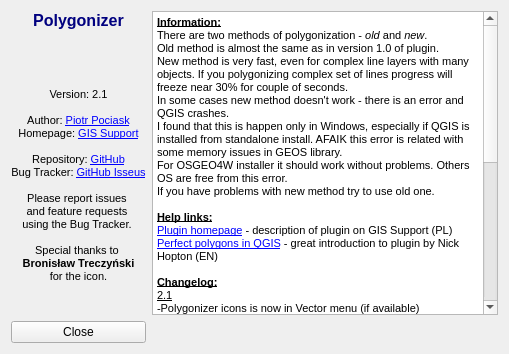
<?xml version="1.0" encoding="UTF-8"?>
<ui version="4.0">
 <class>frmAbout</class>
 <widget class="QWidget" name="frmAbout">
  <property name="windowModality">
   <enum>Qt::ApplicationModal</enum>
  </property>
  <property name="geometry">
   <rect>
    <x>0</x>
    <y>0</y>
    <width>509</width>
    <height>354</height>
   </rect>
  </property>
  <property name="windowTitle">
   <string>About</string>
  </property>
  <layout class="QGridLayout" name="gridLayout">
   <item row="0" column="0">
    <widget class="QLabel" name="label">
     <property name="text">
      <string>&lt;!DOCTYPE HTML PUBLIC &quot;-//W3C//DTD HTML 4.0//EN&quot; &quot;http://www.w3.org/TR/REC-html40/strict.dtd&quot;&gt;
&lt;html&gt;&lt;head&gt;&lt;meta name=&quot;qrichtext&quot; content=&quot;1&quot; /&gt;&lt;style type=&quot;text/css&quot;&gt;
p, li { white-space: pre-wrap; }
&lt;/style&gt;&lt;/head&gt;&lt;body style=&quot; font-family:'MS Shell Dlg 2'; font-size:8.25pt; font-weight:400; font-style:normal;&quot;&gt;
&lt;p style=&quot; margin-top:0px; margin-bottom:0px; margin-left:0px; margin-right:0px; -qt-block-indent:0; text-indent:0px;&quot;&gt;&lt;span style=&quot; font-size:12pt; font-weight:600; color:#00007f;&quot;&gt;Polygonizer&lt;/span&gt;&lt;/p&gt;
&lt;p style=&quot;-qt-paragraph-type:empty; margin-top:0px; margin-bottom:0px; margin-left:0px; margin-right:0px; -qt-block-indent:0; text-indent:0px; font-size:12pt; font-weight:600; color:#00007f;&quot;&gt;&lt;/p&gt;
&lt;p style=&quot; margin-top:0px; margin-bottom:0px; margin-left:0px; margin-right:0px; -qt-block-indent:0; text-indent:0px;&quot;&gt;&lt;img src=&quot;:/plugins/polygonizer/icon.png&quot; /&gt;&lt;/p&gt;
&lt;p style=&quot;-qt-paragraph-type:empty; margin-top:0px; margin-bottom:0px; margin-left:0px; margin-right:0px; -qt-block-indent:0; text-indent:0px; font-size:8pt;&quot;&gt;&lt;/p&gt;
&lt;p style=&quot;-qt-paragraph-type:empty; margin-top:0px; margin-bottom:0px; margin-left:0px; margin-right:0px; -qt-block-indent:0; text-indent:0px; font-size:8pt;&quot;&gt;&lt;/p&gt;
&lt;p style=&quot; margin-top:0px; margin-bottom:0px; margin-left:0px; margin-right:0px; -qt-block-indent:0; text-indent:0px;&quot;&gt;&lt;span style=&quot; font-size:8pt;&quot;&gt;Version: 2.1&lt;/span&gt;&lt;/p&gt;
&lt;p style=&quot;-qt-paragraph-type:empty; margin-top:0px; margin-bottom:0px; margin-left:0px; margin-right:0px; -qt-block-indent:0; text-indent:0px; font-size:8pt;&quot;&gt;&lt;/p&gt;
&lt;p style=&quot; margin-top:0px; margin-bottom:0px; margin-left:0px; margin-right:0px; -qt-block-indent:0; text-indent:0px;&quot;&gt;&lt;span style=&quot; font-size:8pt;&quot;&gt;Author: &lt;/span&gt;&lt;a href=&quot;mailto:opengis84@gmail.com&quot;&gt;&lt;span style=&quot; font-size:8pt; text-decoration: underline; color:#0000ff;&quot;&gt;Piotr Pociask&lt;/span&gt;&lt;/a&gt;&lt;/p&gt;
&lt;p style=&quot; margin-top:0px; margin-bottom:0px; margin-left:0px; margin-right:0px; -qt-block-indent:0; text-indent:0px;&quot;&gt;&lt;span style=&quot; font-size:8pt;&quot;&gt;Homepage: &lt;/span&gt;&lt;a href=&quot;http://gis-support.pl&quot;&gt;&lt;span style=&quot; font-size:8pt; text-decoration: underline; color:#0000ff;&quot;&gt;GIS Support&lt;/span&gt;&lt;/a&gt;&lt;/p&gt;
&lt;p style=&quot;-qt-paragraph-type:empty; margin-top:0px; margin-bottom:0px; margin-left:0px; margin-right:0px; -qt-block-indent:0; text-indent:0px; font-size:8pt; text-decoration: underline; color:#0000ff;&quot;&gt;&lt;/p&gt;
&lt;p style=&quot; margin-top:0px; margin-bottom:0px; margin-left:0px; margin-right:0px; -qt-block-indent:0; text-indent:0px;&quot;&gt;&lt;span style=&quot; font-size:8pt; color:#000000;&quot;&gt;Repository: &lt;/span&gt;&lt;a href=&quot;https://github.com/p0cisk/Polygonizer&quot;&gt;&lt;span style=&quot; font-size:8pt; text-decoration: underline; color:#0000ff;&quot;&gt;GitHub&lt;/span&gt;&lt;/a&gt;&lt;/p&gt;
&lt;p style=&quot; margin-top:0px; margin-bottom:0px; margin-left:0px; margin-right:0px; -qt-block-indent:0; text-indent:0px;&quot;&gt;&lt;span style=&quot; font-size:8pt;&quot;&gt;Bug Tracker: &lt;/span&gt;&lt;a href=&quot;https://github.com/p0cisk/Polygonizer/issues&quot;&gt;&lt;span style=&quot; font-size:8pt; text-decoration: underline; color:#0000ff;&quot;&gt;GitHub Isseus&lt;/span&gt;&lt;/a&gt;&lt;/p&gt;
&lt;p style=&quot;-qt-paragraph-type:empty; margin-top:0px; margin-bottom:0px; margin-left:0px; margin-right:0px; -qt-block-indent:0; text-indent:0px; font-size:8pt; color:#000000;&quot;&gt;&lt;/p&gt;
&lt;p style=&quot; margin-top:0px; margin-bottom:0px; margin-left:0px; margin-right:0px; -qt-block-indent:0; text-indent:0px;&quot;&gt;&lt;span style=&quot; font-size:8pt;&quot;&gt;Please report issues &lt;/span&gt;&lt;/p&gt;
&lt;p style=&quot; margin-top:0px; margin-bottom:0px; margin-left:0px; margin-right:0px; -qt-block-indent:0; text-indent:0px;&quot;&gt;&lt;span style=&quot; font-size:8pt;&quot;&gt;and feature requests &lt;/span&gt;&lt;/p&gt;
&lt;p style=&quot; margin-top:0px; margin-bottom:0px; margin-left:0px; margin-right:0px; -qt-block-indent:0; text-indent:0px;&quot;&gt;&lt;span style=&quot; font-size:8pt;&quot;&gt;using the Bug Tracker. &lt;/span&gt;&lt;/p&gt;
&lt;p style=&quot;-qt-paragraph-type:empty; margin-top:0px; margin-bottom:0px; margin-left:0px; margin-right:0px; -qt-block-indent:0; text-indent:0px; font-size:8pt;&quot;&gt;&lt;/p&gt;
&lt;p style=&quot; margin-top:0px; margin-bottom:0px; margin-left:0px; margin-right:0px; -qt-block-indent:0; text-indent:0px;&quot;&gt;&lt;span style=&quot; font-size:8pt;&quot;&gt;Special thanks to &lt;/span&gt;&lt;/p&gt;
&lt;p style=&quot; margin-top:0px; margin-bottom:0px; margin-left:0px; margin-right:0px; -qt-block-indent:0; text-indent:0px;&quot;&gt;&lt;span style=&quot; font-size:8pt; font-weight:600;&quot;&gt;Bronisław Treczyński&lt;/span&gt;&lt;/p&gt;
&lt;p style=&quot; margin-top:0px; margin-bottom:0px; margin-left:0px; margin-right:0px; -qt-block-indent:0; text-indent:0px;&quot;&gt;&lt;span style=&quot; font-size:8pt;&quot;&gt;for the icon.&lt;/span&gt;&lt;/p&gt;&lt;/body&gt;&lt;/html&gt;</string>
     </property>
     <property name="alignment">
      <set>Qt::AlignHCenter|Qt::AlignTop</set>
     </property>
     <property name="openExternalLinks">
      <bool>true</bool>
     </property>
    </widget>
   </item>
   <item row="1" column="0">
    <widget class="QPushButton" name="pushButton">
     <property name="text">
      <string>Close</string>
     </property>
    </widget>
   </item>
   <item row="0" column="1">
    <widget class="QTextBrowser" name="textBrowser">
     <property name="html">
      <string>&lt;!DOCTYPE HTML PUBLIC &quot;-//W3C//DTD HTML 4.0//EN&quot; &quot;http://www.w3.org/TR/REC-html40/strict.dtd&quot;&gt;
&lt;html&gt;&lt;head&gt;&lt;meta name=&quot;qrichtext&quot; content=&quot;1&quot; /&gt;&lt;style type=&quot;text/css&quot;&gt;
p, li { white-space: pre-wrap; }
&lt;/style&gt;&lt;/head&gt;&lt;body style=&quot; font-family:'MS Shell Dlg 2'; font-size:8.25pt; font-weight:400; font-style:normal;&quot;&gt;
&lt;p style=&quot; margin-top:0px; margin-bottom:0px; margin-left:0px; margin-right:0px; -qt-block-indent:0; text-indent:0px;&quot;&gt;&lt;span style=&quot; font-size:8pt; font-weight:600; text-decoration: underline;&quot;&gt;Information:&lt;/span&gt;&lt;/p&gt;
&lt;p style=&quot; margin-top:0px; margin-bottom:0px; margin-left:0px; margin-right:0px; -qt-block-indent:0; text-indent:0px;&quot;&gt;&lt;span style=&quot; font-size:8pt;&quot;&gt;There are two methods of polygonization - &lt;/span&gt;&lt;span style=&quot; font-size:8pt; font-style:italic;&quot;&gt;old&lt;/span&gt;&lt;span style=&quot; font-size:8pt;&quot;&gt; and &lt;/span&gt;&lt;span style=&quot; font-size:8pt; font-style:italic;&quot;&gt;new&lt;/span&gt;&lt;span style=&quot; font-size:8pt;&quot;&gt;.&lt;/span&gt;&lt;/p&gt;
&lt;p style=&quot; margin-top:0px; margin-bottom:0px; margin-left:0px; margin-right:0px; -qt-block-indent:0; text-indent:0px;&quot;&gt;&lt;span style=&quot; font-size:8pt;&quot;&gt;Old method is almost the same as in version 1.0 of plugin.&lt;/span&gt;&lt;/p&gt;
&lt;p style=&quot; margin-top:0px; margin-bottom:0px; margin-left:0px; margin-right:0px; -qt-block-indent:0; text-indent:0px;&quot;&gt;&lt;span style=&quot; font-size:8pt;&quot;&gt;New method is very fast, even for complex line layers with many objects. If you polygonizing complex set of lines progress will freeze near 30% for couple of seconds.&lt;/span&gt;&lt;/p&gt;
&lt;p style=&quot; margin-top:0px; margin-bottom:0px; margin-left:0px; margin-right:0px; -qt-block-indent:0; text-indent:0px;&quot;&gt;&lt;span style=&quot; font-size:8pt;&quot;&gt;In some cases new method doesn't work - there is an error and QGIS crashes.&lt;/span&gt;&lt;/p&gt;
&lt;p style=&quot; margin-top:0px; margin-bottom:0px; margin-left:0px; margin-right:0px; -qt-block-indent:0; text-indent:0px;&quot;&gt;&lt;span style=&quot; font-size:8pt;&quot;&gt;I found that this is happen only in Windows, especially if QGIS is installed from standalone install. AFAIK this error is related with some memory issues in GEOS library.&lt;/span&gt;&lt;/p&gt;
&lt;p style=&quot; margin-top:0px; margin-bottom:0px; margin-left:0px; margin-right:0px; -qt-block-indent:0; text-indent:0px;&quot;&gt;&lt;span style=&quot; font-size:8pt;&quot;&gt;For OSGEO4W installer it should work without problems. Others OS are free from this error.&lt;/span&gt;&lt;/p&gt;
&lt;p style=&quot; margin-top:0px; margin-bottom:0px; margin-left:0px; margin-right:0px; -qt-block-indent:0; text-indent:0px;&quot;&gt;&lt;span style=&quot; font-size:8pt;&quot;&gt;If you have problems with new method try to use old one.&lt;/span&gt;&lt;/p&gt;
&lt;p style=&quot;-qt-paragraph-type:empty; margin-top:0px; margin-bottom:0px; margin-left:0px; margin-right:0px; -qt-block-indent:0; text-indent:0px; font-size:8pt;&quot;&gt;&lt;/p&gt;
&lt;p style=&quot; margin-top:0px; margin-bottom:0px; margin-left:0px; margin-right:0px; -qt-block-indent:0; text-indent:0px;&quot;&gt;&lt;span style=&quot; font-size:8pt; font-weight:600; text-decoration: underline;&quot;&gt;Help links:&lt;/span&gt;&lt;/p&gt;
&lt;p style=&quot; margin-top:0px; margin-bottom:0px; margin-left:0px; margin-right:0px; -qt-block-indent:0; text-indent:0px;&quot;&gt;&lt;a href=&quot;http://www.gis-support.pl/polygonizer/&quot;&gt;&lt;span style=&quot; font-size:8pt; text-decoration: underline; color:#0000ff;&quot;&gt;Plugin homepage&lt;/span&gt;&lt;/a&gt;&lt;span style=&quot; font-size:8pt;&quot;&gt; - description of plugin on GIS Support (PL)&lt;/span&gt;&lt;/p&gt;
&lt;p style=&quot; margin-top:0px; margin-bottom:0px; margin-left:0px; margin-right:0px; -qt-block-indent:0; text-indent:0px;&quot;&gt;&lt;a href=&quot;http://confound.me.uk/maps/ppv4.pdf&quot;&gt;&lt;span style=&quot; font-size:8pt; text-decoration: underline; color:#0000ff;&quot;&gt;Perfect polygons in QGIS&lt;/span&gt;&lt;/a&gt;&lt;span style=&quot; font-size:8pt;&quot;&gt; - great introduction to plugin by Nick Hopton (EN)&lt;/span&gt;&lt;/p&gt;
&lt;p style=&quot;-qt-paragraph-type:empty; margin-top:0px; margin-bottom:0px; margin-left:0px; margin-right:0px; -qt-block-indent:0; text-indent:0px; font-size:8pt;&quot;&gt;&lt;/p&gt;
&lt;p style=&quot; margin-top:0px; margin-bottom:0px; margin-left:0px; margin-right:0px; -qt-block-indent:0; text-indent:0px;&quot;&gt;&lt;span style=&quot; font-size:8pt; font-weight:600; text-decoration: underline;&quot;&gt;Changelog:&lt;/span&gt;&lt;/p&gt;
&lt;p style=&quot; margin-top:0px; margin-bottom:0px; margin-left:0px; margin-right:0px; -qt-block-indent:0; text-indent:0px;&quot;&gt;&lt;span style=&quot; font-size:8pt; text-decoration: underline;&quot;&gt;2.1&lt;/span&gt;&lt;/p&gt;
&lt;p style=&quot; margin-top:0px; margin-bottom:0px; margin-left:0px; margin-right:0px; -qt-block-indent:0; text-indent:0px;&quot;&gt;&lt;span style=&quot; font-size:8pt;&quot;&gt;-Polygonizer icons is now in Vector menu (if available)&lt;/span&gt;&lt;/p&gt;
&lt;p style=&quot; margin-top:0px; margin-bottom:0px; margin-left:0px; margin-right:0px; -qt-block-indent:0; text-indent:0px;&quot;&gt;&lt;span style=&quot; font-size:8pt;&quot;&gt;-code cleanup&lt;/span&gt;&lt;/p&gt;
&lt;p style=&quot;-qt-paragraph-type:empty; margin-top:0px; margin-bottom:0px; margin-left:0px; margin-right:0px; -qt-block-indent:0; text-indent:0px; font-size:8pt; text-decoration: underline;&quot;&gt;&lt;/p&gt;
&lt;p style=&quot; margin-top:0px; margin-bottom:0px; margin-left:0px; margin-right:0px; -qt-block-indent:0; text-indent:0px;&quot;&gt;&lt;span style=&quot; font-size:8pt; text-decoration: underline;&quot;&gt;2.0&lt;/span&gt;&lt;/p&gt;
&lt;p style=&quot; margin-top:0px; margin-bottom:0px; margin-left:0px; margin-right:0px; -qt-block-indent:0; text-indent:0px;&quot;&gt;&lt;span style=&quot; font-size:8pt;&quot;&gt;-new calculation method - using shapely union (much, much faster)&lt;/span&gt;&lt;/p&gt;
&lt;p style=&quot; margin-top:0px; margin-bottom:0px; margin-left:0px; margin-right:0px; -qt-block-indent:0; text-indent:0px;&quot;&gt;&lt;span style=&quot; font-size:8pt;&quot;&gt;-summary of calculation (time and number of created polygons)&lt;/span&gt;&lt;/p&gt;
&lt;p style=&quot; margin-top:0px; margin-bottom:0px; margin-left:0px; margin-right:0px; -qt-block-indent:0; text-indent:0px;&quot;&gt;&lt;span style=&quot; font-size:8pt;&quot;&gt;-new icon ;)&lt;/span&gt;&lt;/p&gt;
&lt;p style=&quot;-qt-paragraph-type:empty; margin-top:0px; margin-bottom:0px; margin-left:0px; margin-right:0px; -qt-block-indent:0; text-indent:0px; font-size:8pt;&quot;&gt;&lt;/p&gt;
&lt;p style=&quot; margin-top:0px; margin-bottom:0px; margin-left:0px; margin-right:0px; -qt-block-indent:0; text-indent:0px;&quot;&gt;&lt;span style=&quot; font-size:8pt; text-decoration: underline;&quot;&gt;1.0&lt;/span&gt;&lt;/p&gt;
&lt;p style=&quot; margin-top:0px; margin-bottom:0px; margin-left:0px; margin-right:0px; -qt-block-indent:0; text-indent:0px;&quot;&gt;&lt;span style=&quot; font-size:8pt;&quot;&gt;-improved calculation speed (about 15% faster)&lt;/span&gt;&lt;/p&gt;
&lt;p style=&quot; margin-top:0px; margin-bottom:0px; margin-left:0px; margin-right:0px; -qt-block-indent:0; text-indent:0px;&quot;&gt;&lt;span style=&quot; font-size:8pt;&quot;&gt;-first non-experimental release&lt;/span&gt;&lt;/p&gt;
&lt;p style=&quot;-qt-paragraph-type:empty; margin-top:0px; margin-bottom:0px; margin-left:0px; margin-right:0px; -qt-block-indent:0; text-indent:0px; font-size:8pt;&quot;&gt;&lt;/p&gt;
&lt;p style=&quot; margin-top:0px; margin-bottom:0px; margin-left:0px; margin-right:0px; -qt-block-indent:0; text-indent:0px;&quot;&gt;&lt;span style=&quot; font-size:8pt; text-decoration: underline;&quot;&gt;0.3&lt;/span&gt;&lt;/p&gt;
&lt;p style=&quot; margin-top:0px; margin-bottom:0px; margin-left:0px; margin-right:0px; -qt-block-indent:0; text-indent:0px;&quot;&gt;&lt;span style=&quot; font-size:8pt;&quot;&gt;-fix error -&amp;gt; only visible lines were polygonized if whole layer wasn't displayed in map window&lt;/span&gt;&lt;/p&gt;
&lt;p style=&quot; margin-top:0px; margin-bottom:0px; margin-left:0px; margin-right:0px; -qt-block-indent:0; text-indent:0px;&quot;&gt;&lt;span style=&quot; font-size:8pt;&quot;&gt;-temp layers aren't visible&lt;/span&gt;&lt;/p&gt;
&lt;p style=&quot;-qt-paragraph-type:empty; margin-top:0px; margin-bottom:0px; margin-left:0px; margin-right:0px; -qt-block-indent:0; text-indent:0px; font-size:8pt;&quot;&gt;&lt;/p&gt;
&lt;p style=&quot; margin-top:0px; margin-bottom:0px; margin-left:0px; margin-right:0px; -qt-block-indent:0; text-indent:0px;&quot;&gt;&lt;span style=&quot; font-size:8pt; text-decoration: underline;&quot;&gt;0.2&lt;/span&gt;&lt;/p&gt;
&lt;p style=&quot; margin-top:0px; margin-bottom:0px; margin-left:0px; margin-right:0px; -qt-block-indent:0; text-indent:0px;&quot;&gt;&lt;span style=&quot; font-size:8pt;&quot;&gt;-add progress bar&lt;/span&gt;&lt;/p&gt;
&lt;p style=&quot; margin-top:0px; margin-bottom:0px; margin-left:0px; margin-right:0px; -qt-block-indent:0; text-indent:0px;&quot;&gt;&lt;span style=&quot; font-size:8pt;&quot;&gt;-add geometry columns creation (area and perimeter)&lt;/span&gt;&lt;/p&gt;
&lt;p style=&quot;-qt-paragraph-type:empty; margin-top:0px; margin-bottom:0px; margin-left:0px; margin-right:0px; -qt-block-indent:0; text-indent:0px; font-size:8pt;&quot;&gt;&lt;/p&gt;
&lt;p style=&quot; margin-top:0px; margin-bottom:0px; margin-left:0px; margin-right:0px; -qt-block-indent:0; text-indent:0px;&quot;&gt;&lt;span style=&quot; font-size:8pt; text-decoration: underline;&quot;&gt;0.1&lt;/span&gt;&lt;/p&gt;
&lt;p style=&quot; margin-top:0px; margin-bottom:0px; margin-left:0px; margin-right:0px; -qt-block-indent:0; text-indent:0px;&quot;&gt;&lt;span style=&quot; font-size:8pt;&quot;&gt;-first release&lt;/span&gt;&lt;/p&gt;&lt;/body&gt;&lt;/html&gt;</string>
     </property>
     <property name="openExternalLinks">
      <bool>true</bool>
     </property>
    </widget>
   </item>
  </layout>
 </widget>
 <resources/>
 <connections>
  <connection>
   <sender>pushButton</sender>
   <signal>clicked()</signal>
   <receiver>frmAbout</receiver>
   <slot>close()</slot>
   <hints>
    <hint type="sourcelabel">
     <x>362</x>
     <y>275</y>
    </hint>
    <hint type="destinationlabel">
     <x>365</x>
     <y>213</y>
    </hint>
   </hints>
  </connection>
 </connections>
</ui>
